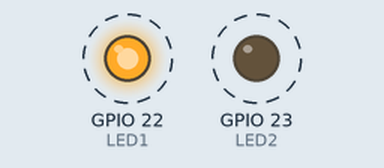
The program below on a simulated Raspberry Pi (BCM pin numbers). On the bench: output pins drawn as LEDs (lit = HIGH). Dashed ring = blinking.

Above: at 0.5 s.
Timing chart, 0 to 4.6 s (numbered marks = the images above):
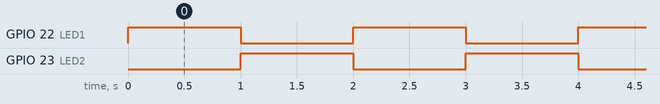

The program:

r3.py
```python
# PRACTICAL 3 - TWO LED CONTROL WITH PYTHON
# File: practical_3_two_led.py

# =====================================
# PIN CONNECTIONS
# =====================================
# LED 1 -> GPIO22 -> Physical Pin 15
# LED 2 -> GPIO23 -> Physical Pin 16
# Both negatives -> GND Pin 6 / 9

# =====================================
# HARDWARE STEPS
# =====================================
# 1. Connect LED1 positive to GPIO22 via 330 ohm resistor
# 2. Connect LED2 positive to GPIO23 via 330 ohm resistor
# 3. Connect both LED negatives to GND
# 4. Power ON Raspberry Pi

# =====================================
# LIBRARY / SETTINGS
# =====================================
# Library: RPi.GPIO
# Install if needed:
# sudo apt install python3-rpi.gpio

import RPi.GPIO as GPIO
import time

GPIO.setmode(GPIO.BCM)

LED1 = 22
LED2 = 23

GPIO.setup(LED1, GPIO.OUT)
GPIO.setup(LED2, GPIO.OUT)

try:
    while True:
        GPIO.output(LED1, GPIO.HIGH)
        GPIO.output(LED2, GPIO.LOW)
        time.sleep(1)

        GPIO.output(LED1, GPIO.LOW)
        GPIO.output(LED2, GPIO.HIGH)
        time.sleep(1)

except KeyboardInterrupt:
    GPIO.cleanup()
```

Measured:
- by itself, GPIO 22 (LED1), GPIO 23 (LED2): alternates HIGH for 1.0 s and LOW for 1.0 s
